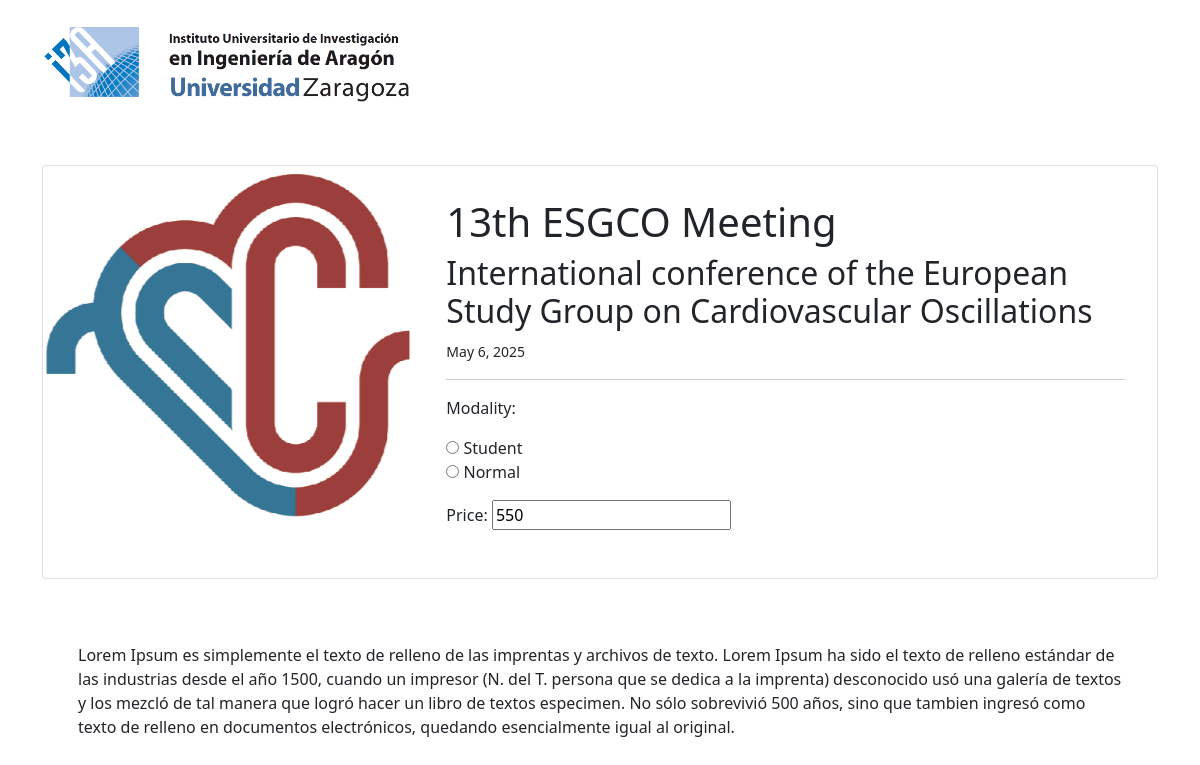
/2, run on the app's committed database.
### eventos/models.py (models this page shows, shortened)
class Evento(models.Model):
    codigo_i3a = models.IntegerField()
    titulo = models.CharField(max_length=100)
    titulo_largo = models.CharField(max_length=255)
    precio = models.IntegerField()
    imagen = models.ImageField(upload_to='eventos/')
    fecha_inicio = models.DateField(default=datetime.date.today)
    fecha_fin = models.DateField(default=datetime.date.today)
    descripcion = models.TextField(default='more info...')

### eventos/views.py (the view)
# urls.py: path('<int:codigo_i3a>', views.detalle_evento, name='detalle_evento'),
def detalle_evento(request, codigo_i3a):
    evento = get_object_or_404(Evento,codigo_i3a=codigo_i3a)
    if evento.codigo_i3a == 1:
        PrecioForm = PrecioFormEvento1
    if evento.codigo_i3a == 2:
        PrecioForm = PrecioFormEvento2
    if request.method == 'POST':
        form = PrecioForm(request.POST)
        if form.is_valid():
            form.save()
            return redirect('detalle_evento', codigo_i3a=evento.codigo_i3a)
    else:
        form = PrecioForm()
    return render(request, 'eventos/detalle_evento.html', {'evento': evento, 'form': form})

### eventos/forms.py
class PrecioFormEvento2(forms.Form):
    OPCIONES_PRECIOS = [
        (220, 'Student'),
        (550, 'Normal'),
    ]
    precioModality = forms.ChoiceField(
        widget=forms.RadioSelect,
        choices=OPCIONES_PRECIOS,
        label="Modality"
    )
    campo_objetivo = forms.IntegerField(required=False, label='Price', initial=550)

### eventos/templates/eventos/detalle_evento.html (shortened to what this page needs)
{% extends "eventos/base.html" %}
{% block main-content %}
<div class="container mt-5">
    <div class="card mb-3">
        <div class="row g-0">
            <div class="col-md-4">
            <img src="{{evento.imagen.url}}" class="img-fluid rounded-start" alt="...">
            </div>
            <div class="col-md-8 p-3">
                <div class="card-body">
                    <h1 class="card-title">{{evento.titulo}}</h1>
                    <h2 class="card-text">{{evento.titulo_largo}}</h2>
                    <p class="card-text"><small class="text-body-secondary">{{evento.fecha_inicio}}</small></p>
                    <hr>
                    <form method="post">
                        {{ form.as_p }}
                    </form>
                </div>
            </div>
        </div>
    </div>
</div>
<div class="container p-5">
    <p>{{evento.descripcion}}</p>
</div>
{% endblock %}

### data on the page
Evento: imagen (picture), titulo "13th ESGCO Meeting", titulo_largo "International conference of the European Study Group on Cardiovascular Oscillations", fecha_inicio "May 6, 2025", descripcion "Lorem Ipsum es simplemente el texto de relleno de las imprentas y archivos de texto. Lorem Ipsum ha sido el texto de relleno estándar de las industrias desde el año 1500, cuando un impresor (N. del T. persona que se dedica a la imprenta) desconocido usó una galería de textos y los mezcló de tal manera que logró hacer un libro de textos especimen. No sólo sobrevivió 500 años, sino que tambien ingresó como texto de relleno en documentos electrónicos, quedando esencialmente igual al original."
